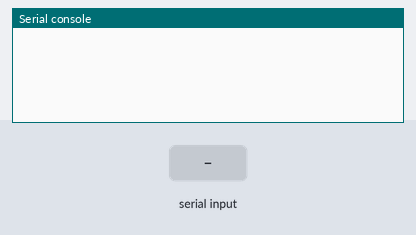
Recording of a program running on a simulated Raspberry Pi Pico running MicroPython. Shown: the last lines printed to the serial console. The inputs (shaded band) are chosen by the test bench.

Above: at 1.2 s.
1.3 s: "1\n" received over the second serial link
At 2.8 s:
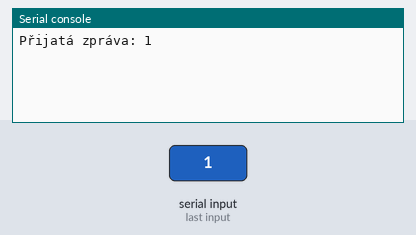
3.5 s: "0\n" received over the second serial link
At 4.3 s:
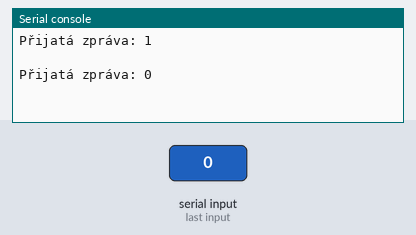
5.0 s: "2\n" received over the second serial link
At 6.3 s:
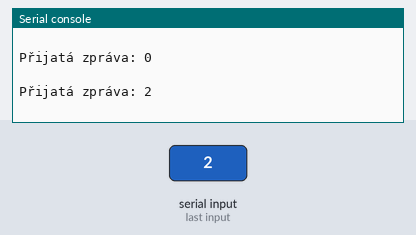

Measured:
- after the input at 1.3 s, the serial console: prints a new line after 0.70 s (image 1)
- after the input at 3.5 s, the serial console: prints a new line after 0.50 s (image 2)
- after the input at 5.0 s, the serial console: prints a new line at once (image 3)

The program:

UART_1.py
```python
from machine import UART, Pin
import time

# UART0: TX = GP0, RX = GP1
uart = UART(0, baudrate=9600, tx=Pin(0), rx=Pin(1))

while True:
    # pošli zprávu
    uart.write("Ahoj z mého Pica!\n")

    # zkus přečíst příchozí data
    if uart.any():
        data = uart.read().decode("utf-8")
        print("Přijatá zpráva:", data)

    time.sleep(1)
```
